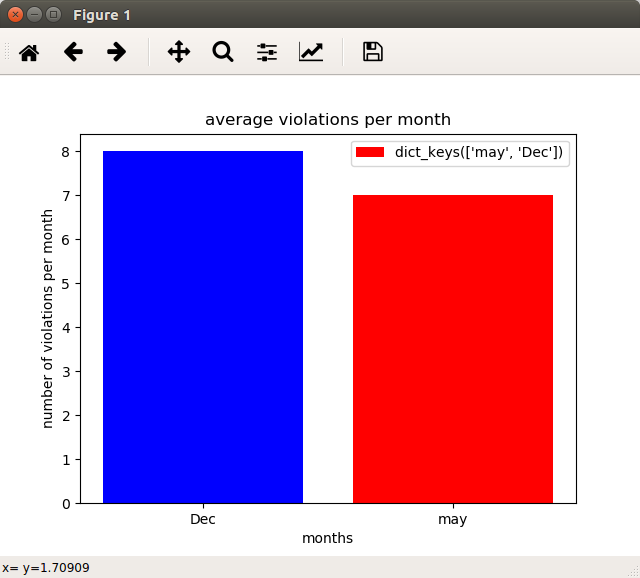

Here is the Python script that generated this plot:
import matplotlib.pyplot as plt
import mysql.connector
import pandas as pd
db=mysql.connector.connect(
                host="localhost",
                user="root",
                passwd="admin",
                database="mydb"
                )
mycursor=db.cursor()
#sql1= "select violation_description from violations;"
sql="select INS1.activity_date,VIO1.violation_description,INS1.facility_zip from INS1,VIO1 where INS1.serial_number=VIO1.serial_number;"
mycursor.execute(sql)
#res1 = mycursor.fetchall()
res = mycursor.fetchall()
ls=[]
for i in res:
  emplist=[]
 # print("date",i[0])
#  print("description",i[1])
 # print("zip_code",i[2])
#  print("city",i[3])
  emplist.append(i[0])
  emplist.append(i[1])
  ls.append(emplist)

print (ls)
colmns=["Date","Description"]
df=pd.DataFrame(ls,columns=colmns)
df['Date']=pd.to_datetime(df['Date'])
df['month'] = df['Date'].dt.month
df['year'] = df['Date'].dt.year
#print (df['month'].count())
#print (df)
#print (list(df['month']))
months_map = {1: 'Jan', 2: 'Feb' , 3:'march' , 4:'april',5:'may',6:'june',7:'july',8:'august',9:'Sep',10:'Oct',11:'Nov',12:'Dec'}
def mapper(month):
    return months_map[month]
print (df['month'].count())
'''
grouped = df.groupby('month')
for i in range(1,13):
    if i in list(df['month']): 
        print ('for month %s violations are: '%mapper(i))
        print (grouped.get_group(i).count()['month'])
    else :
        pass
'''



dic={}
grouped = df.groupby('month')
for i in range (1,13):
    if i in list(df['month']):
        #dic.append(mapper(i))
        dic[mapper(i)] = grouped.get_group(i).count()['month']
    else :
        pass
    
print (dic)



'''
#print(df)
g = df.groupby(pd.DatetimeIndex(df['Date']).month)
print(g)
#df['month'] = pd.DatetimeIndex(df['Date'])
print(df['month'])
'''

x = dic.keys()
y = dic.values()
plt.title("average violations per month")
plt.xlabel("months")
plt.ylabel("number of violations per month")
plt.bar(x,y,label = dic.keys(),color=['red','blue','green','black'])
plt.legend()
plt.show()
